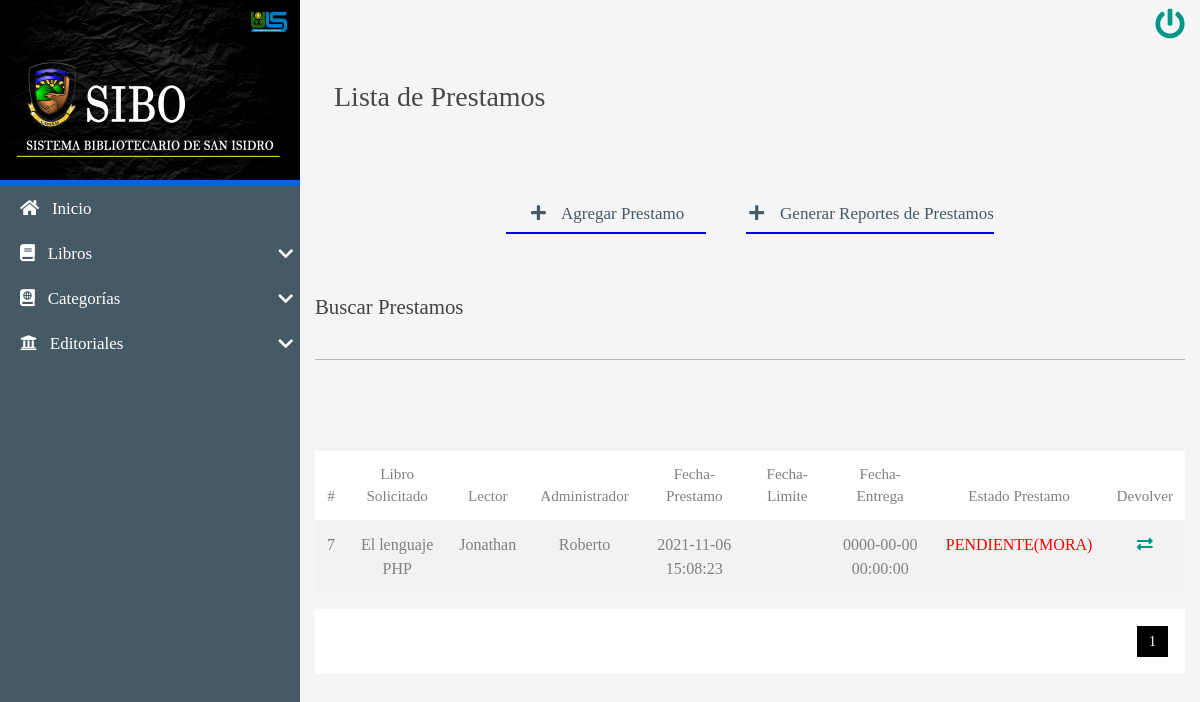
/CRUD/READ/ListaPrestamo.php (signed in), run on an earlier commit of the app's database.
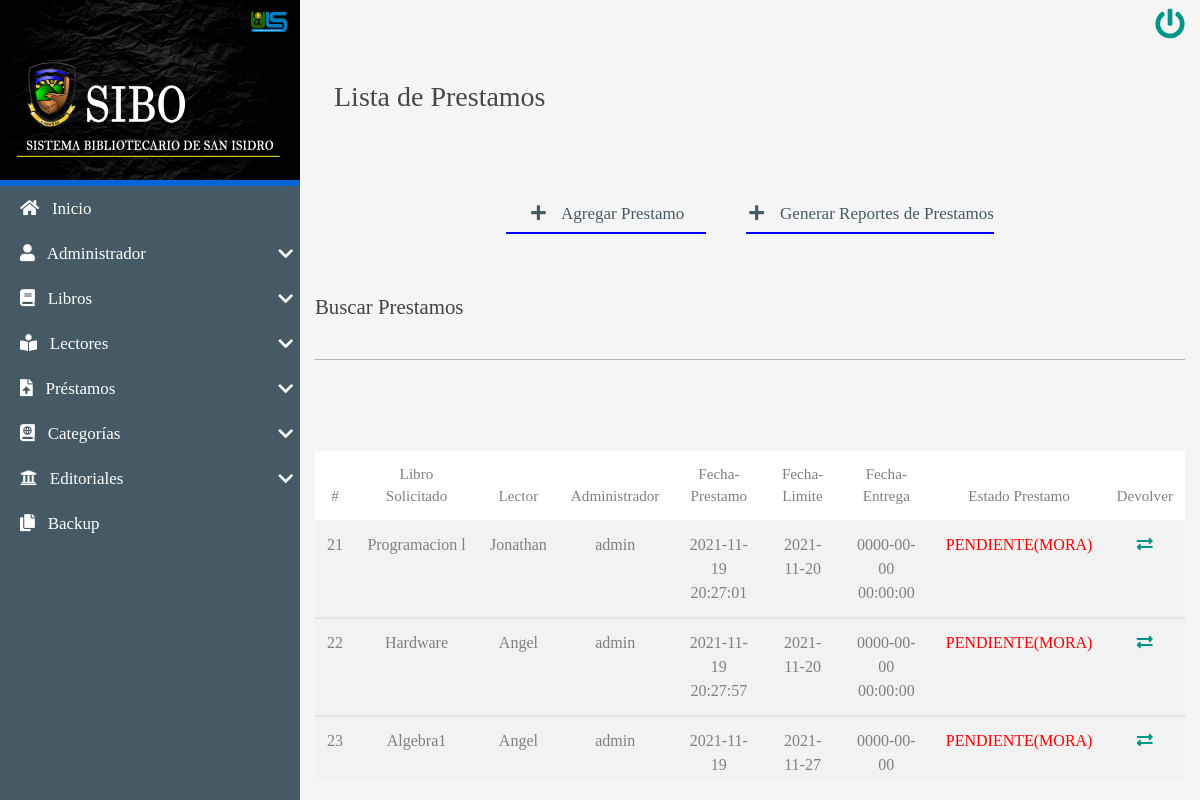
And on a later commit of the database.
### tables this page shows
CREATE TABLE `prestamos` (
  `idPrestamo` int(8) NOT NULL AUTO_INCREMENT,
  `idLibroPrestamo` int(8) DEFAULT NULL,
  `idUsuarioPrestamo` int(8) DEFAULT NULL,
  `idAdminPrestamo` int(8) DEFAULT NULL,
  `fechaPrestamo` datetime NOT NULL DEFAULT current_timestamp(),
  `fechaLimite` date NOT NULL,
  `fechaEntrega` datetime NOT NULL DEFAULT current_timestamp(),
  `observaciones` varchar(100) NOT NULL,
  `estadoPrestamo` varchar(15) NOT NULL DEFAULT 'PENDIENTE',
  PRIMARY KEY (`idPrestamo`),
  KEY `idLibroPrestamo` (`idLibroPrestamo`),
  KEY `idUsuarioPrestamo` (`idUsuarioPrestamo`),
  KEY `idAdminPrestamo` (`idAdminPrestamo`),
  CONSTRAINT `prestamos_ibfk_2` FOREIGN KEY (`idLibroPrestamo`) REFERENCES `libros` (`idLibro`) ON DELETE CASCADE ON UPDATE CASCADE,
  CONSTRAINT `prestamos_ibfk_3` FOREIGN KEY (`idUsuarioPrestamo`) REFERENCES `usuarios` (`idUsuario`) ON DELETE CASCADE ON UPDATE CASCADE
);

CREATE TABLE `libros` (
  `idLibro` int(8) NOT NULL AUTO_INCREMENT,
  `isbn` varchar(20) DEFAULT NULL,
  `titulo` varchar(250) NOT NULL,
  `autor` varchar(250) NOT NULL,
  `anioPublicacion` varchar(4) DEFAULT NULL,
  `numEjemplares` int(8) NOT NULL,
  `ubicacion` varchar(25) NOT NULL,
  `estado_libro` varchar(15) NOT NULL,
  `idCategoriaLibro` int(8) NOT NULL,
  `idEditorialLibro` int(8) NOT NULL,
  `idAdminLibro` int(8) NOT NULL,
  `archivo` text NOT NULL,
  `estatus` int(1) NOT NULL DEFAULT 1,
  PRIMARY KEY (`idLibro`),
  KEY `idCategoriaLibro` (`idCategoriaLibro`),
  KEY `idEditorialLibro` (`idEditorialLibro`),
  KEY `idAdminLibro` (`idAdminLibro`),
  CONSTRAINT `libros_ibfk_2` FOREIGN KEY (`idEditorialLibro`) REFERENCES `editoriales` (`idEditorial`) ON DELETE CASCADE ON UPDATE CASCADE,
  CONSTRAINT `libros_ibfk_3` FOREIGN KEY (`idCategoriaLibro`) REFERENCES `categorias` (`idCategoria`) ON DELETE CASCADE ON UPDATE CASCADE
);

CREATE TABLE `usuarios` (
  `idUsuario` int(8) NOT NULL AUTO_INCREMENT,
  `tipo_identificacion` varchar(15) NOT NULL,
  `carnet` varchar(6) NOT NULL,
  `nombreUs` varchar(250) NOT NULL,
  `apellidoUs` varchar(250) NOT NULL,
  `sexo` varchar(20) NOT NULL,
  `tipoUs` varchar(25) NOT NULL,
  `estatus` int(1) NOT NULL DEFAULT 1,
  PRIMARY KEY (`idUsuario`)
);

CREATE TABLE `administradores` (
  `idAdmin` int(8) NOT NULL AUTO_INCREMENT,
  `DUI` varchar(10) NOT NULL,
  `adminNombre` varchar(250) NOT NULL,
  `adminApellido` varchar(250) NOT NULL,
  `sexo` varchar(15) NOT NULL,
  `email` varchar(100) NOT NULL,
  `fechaRegistro` date NOT NULL DEFAULT current_timestamp(),
  `usuario` varchar(45) NOT NULL,
  `contraseña` varchar(45) NOT NULL,
  `rol` int(8) NOT NULL,
  PRIMARY KEY (`idAdmin`),
  KEY `rol` (`rol`),
  CONSTRAINT `administradores_ibfk_1` FOREIGN KEY (`rol`) REFERENCES `rol` (`id`) ON DELETE CASCADE ON UPDATE CASCADE
);

### CRUD/READ/ListaPrestamo.php (the view, shortened to what the changed rows need)
<!DOCTYPE html>
<html lang="es">
<head>
   <?php include'../../INCLUDES/link2.php'; ?>
</head>
<body>
    <main class="full-box main-container">
        <section class="full-box nav-lateral">
            <div class="full-box nav-lateral-content">
                <nav class="full-box nav-lateral-menu">
                      <ul>
                    <?php
                    if ($_SESSION['rol'] <2) {
                        ?>
                            <li>
                            <a href="#" class="nav-btn-submenu"><i class="fas fa-user"></i>
                            &nbsp; Administrador <i class="fas fa-chevron-down"></i></a>
                        </li>
                     <?php } ?>
                         <?php
                    if ($_SESSION['rol'] <=2) {
                        ?>
                    <li>
                            <a href="#" class="nav-btn-submenu"><i class="fas fa-book-reader"></i>
                             &nbsp; Lectores <i class="fas fa-chevron-down"></i></a>
                        </li>
                        <li>
                            <a href="#" class="nav-btn-submenu"><i class="fas fa-file-upload"></i>
                               &nbsp; Préstamos <i class="fas fa-chevron-down"></i></a>
                        </li>
                         <?php } ?>
                         <?php
                    if ($_SESSION['rol'] <2) {
                        ?>
                     <li>
                        <a href="../../backupDB/descarga.php"><i class="fas fa-copy"></i>
                        &nbsp; Backup</a>
                        </li>
                         <?php } ?>
                    </ul>
                </nav>
            </div>
        </section>
        <section class="full-box page-content">
            <div class="container-fluid">
               <br><br><br>
                       <table class="table table-striped">
                        <thead>
                            <tr class="text-center roboto-medium">
                                <th>#</th>
                                <th>Libro Solicitado</th>
                                <th>Lector</th>
                                <th>Administrador</th>
                                <th>Fecha-Prestamo</th>
                                <th>Fecha-Limite</th>
                                <th>Fecha-Entrega</th>
                                <th>Estado Prestamo</th>
                                <th>Devolver</th>
                            </tr>
                        </thead>
                        <?php
                  include'../../BD/conexionBD.php';
         $sql_register = mysqli_query($mysqli, "SELECT COUNT(*) as total_registros FROM prestamos");
            $result_register=mysqli_fetch_array($sql_register);
            $total_registros=$result_register['total_registros'];
            $por_pagina=8;
            if (empty($_GET['pagina']))
            {
                $pagina=1;
            }else{
                $pagina=$_GET['pagina'];
            }
            $desde=($pagina-1)*$por_pagina;
            $total_paginas= ceil($total_registros / $por_pagina);
            $query=mysqli_query($mysqli,"SELECT p.idPrestamo,l.titulo,u.nombreUs,a.usuario,p.fechaPrestamo,p.fechaLimite,p.fechaEntrega,p.estadoPrestamo FROM prestamos p INNER JOIN libros l ON p.idLibroPrestamo=l.idLibro INNER JOIN usuarios u ON p.idUsuarioPrestamo=u.idUsuario INNER JOIN administradores a ON p.idAdminPrestamo=a.idAdmin WHERE p.estadoPrestamo='PENDIENTE' ORDER BY p.idPrestamo ASC LIMIT $desde , $por_pagina");
            $resultado=mysqli_num_rows($query);
            if($resultado>0){
                while ($data= mysqli_fetch_array($query)) {
                        $fechaL=strtotime($data['fechaLimite']);
                        $fecha_actual= strtotime(date("Y-m-d"));
                              ?>
                        <tbody>
                        <tr class="text-center">
                            <td><?php echo $data['idPrestamo']; ?></td>
                            <td><?php echo $data['titulo']; ?></td>
                            <td><?php echo $data['nombreUs']; ?></td>
                            <td><?php echo $data['usuario']; ?></td>
                            <td><?php echo $data['fechaPrestamo']; ?></td>
                            <td><?php echo $data['fechaLimite']; ?></td>
                            <td><?php echo $data['fechaEntrega']; ?></td>
                            <?php
                            if($fechaL<=$fecha_actual){?>
                            <td style="color:red;">PENDIENTE(MORA)</td>
                            <?php
                            }
                            else{?>
                            <td style="color:green;"><?php echo $data['estadoPrestamo']; ?></td>
                            <?php
                            }
                            ?>
                            <td><a href="../UPDATE/Update-Loan.php?id=<?php echo $data['idPrestamo']; ?>"><i class="fas fa-exchange-alt"></i></a></td>
                        </tr>
             </tbody>
              <?php
                 }
            }
            ?>
             </table>
              </div>
              <div class="container-fluid paginador">
        <ul>
            <?php
            for ($i=1; $i <= $total_paginas; $i++) {
                if ($i==$pagina) {
                     echo '<li class="pageSelected">'.$i.'</li>';
                }else{
                    echo '<li><a href="?pagina='.$i.'">'.$i.'</a></li>';
                }
            }
             ?>
        </ul>
        </div>
               </section>
    </main>
</body>
</html>

What changed in the data, as far as the page shows it:
removed prestamos: idPrestamo "7", idLibroPrestamo.titulo "El lenguaje PHP", idUsuarioPrestamo.nombreUs "Jonathan", administradores.usuario "Roberto", fechaPrestamo "2021-11-06 15:08:23", fechaEntrega "0000-00-00 00:00:00", shows "PENDIENTE(MORA)"
added prestamos: idPrestamo "21", idLibroPrestamo.titulo "Programacion l", idUsuarioPrestamo.nombreUs "Jonathan", administradores.usuario "admin", fechaPrestamo "2021-11-19 20:27:01", fechaLimite "2021-11-20", fechaEntrega "0000-00-00 00:00:00", shows "PENDIENTE(MORA)"
added prestamos: idPrestamo "22", idLibroPrestamo.titulo "Hardware", idUsuarioPrestamo.nombreUs "Angel", administradores.usuario "admin", fechaPrestamo "2021-11-19 20:27:57", fechaLimite "2021-11-20", fechaEntrega "0000-00-00 00:00:00", shows "PENDIENTE(MORA)"
added prestamos: idPrestamo "23", idLibroPrestamo.titulo "Algebra1", idUsuarioPrestamo.nombreUs "Angel", administradores.usuario "admin", fechaPrestamo "2021-11-19…", fechaLimite "2021-11-27", fechaEntrega "0000-00-00…", shows "PENDIENTE(MORA)"
Also different on the page:
text now shown: "Administrador Lectores Préstamos Backup"
list line gone: "1"
